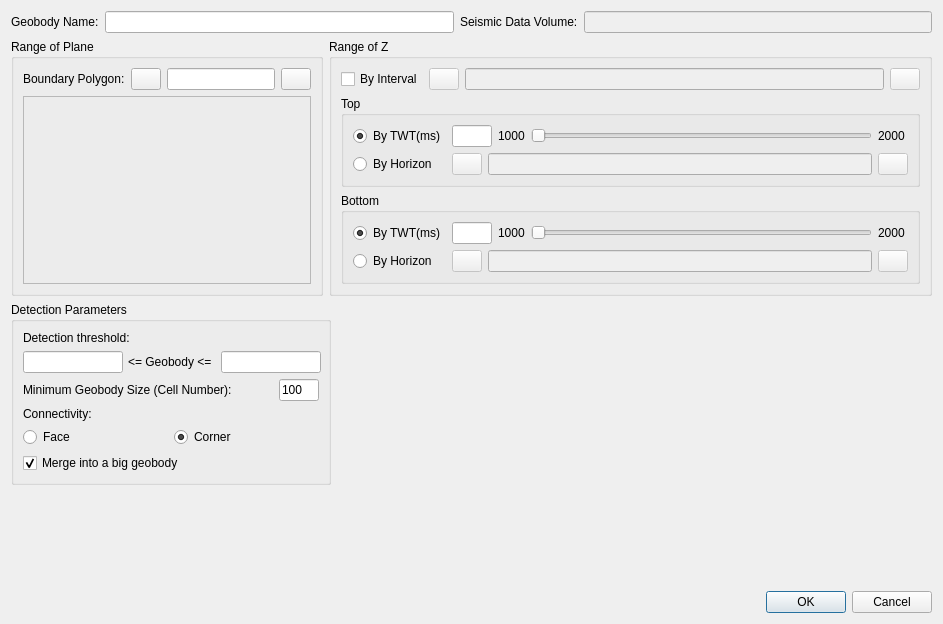
<?xml version="1.0" encoding="UTF-8"?>
<ui version="4.0">
 <class>DlgDetectGeobody</class>
 <widget class="QDialog" name="DlgDetectGeobody">
  <property name="geometry">
   <rect>
    <x>0</x>
    <y>0</y>
    <width>943</width>
    <height>624</height>
   </rect>
  </property>
  <property name="windowTitle">
   <string>Geobody Detection</string>
  </property>
  <layout class="QVBoxLayout" name="verticalLayout_2">
   <item>
    <layout class="QHBoxLayout" name="horizontalLayout_4">
     <item>
      <widget class="QLabel" name="label">
       <property name="text">
        <string>Geobody Name:</string>
       </property>
      </widget>
     </item>
     <item>
      <widget class="QLineEdit" name="lineEditGeobodyName"/>
     </item>
     <item>
      <widget class="QLabel" name="label_2">
       <property name="text">
        <string>Seismic Data Volume:</string>
       </property>
      </widget>
     </item>
     <item>
      <widget class="QLineEdit" name="lineEditDVName">
       <property name="enabled">
        <bool>false</bool>
       </property>
      </widget>
     </item>
    </layout>
   </item>
   <item>
    <layout class="QHBoxLayout" name="horizontalLayout_2">
     <item>
      <widget class="QGroupBox" name="groupBox">
       <property name="title">
        <string>Range of Plane</string>
       </property>
       <layout class="QGridLayout" name="gridLayout">
        <item row="1" column="0" colspan="5">
         <widget class="CXRangeFrame" name="m_lineRangeFrame">
          <property name="frameShape">
           <enum>QFrame::StyledPanel</enum>
          </property>
          <property name="frameShadow">
           <enum>QFrame::Raised</enum>
          </property>
         </widget>
        </item>
        <item row="0" column="4">
         <widget class="QPushButton" name="pushButtonRemovePolygon">
          <property name="minimumSize">
           <size>
            <width>30</width>
            <height>0</height>
           </size>
          </property>
          <property name="maximumSize">
           <size>
            <width>30</width>
            <height>16777215</height>
           </size>
          </property>
          <property name="text">
           <string/>
          </property>
          <property name="icon">
           <iconset resource="../xconsole/x.qrc">
            <normaloff>:/Icon/Delete.png</normaloff>:/Icon/Delete.png</iconset>
          </property>
         </widget>
        </item>
        <item row="0" column="2" colspan="2">
         <widget class="QLineEdit" name="lineEditPolygon"/>
        </item>
        <item row="0" column="1">
         <widget class="QPushButton" name="pushButtonAddPolygon">
          <property name="minimumSize">
           <size>
            <width>30</width>
            <height>0</height>
           </size>
          </property>
          <property name="maximumSize">
           <size>
            <width>30</width>
            <height>16777215</height>
           </size>
          </property>
          <property name="text">
           <string/>
          </property>
          <property name="icon">
           <iconset resource="../xconsole/x.qrc">
            <normaloff>:/Icon/18804.png</normaloff>:/Icon/18804.png</iconset>
          </property>
         </widget>
        </item>
        <item row="0" column="0">
         <widget class="QLabel" name="label_3">
          <property name="text">
           <string>Boundary Polygon:</string>
          </property>
         </widget>
        </item>
       </layout>
      </widget>
     </item>
     <item>
      <widget class="QGroupBox" name="groupBox_2">
       <property name="title">
        <string>Range of Z</string>
       </property>
       <layout class="QVBoxLayout" name="verticalLayout">
        <item>
         <layout class="QHBoxLayout" name="horizontalLayout">
          <item>
           <widget class="QCheckBox" name="checkBoxInterval">
            <property name="text">
             <string>By Interval</string>
            </property>
           </widget>
          </item>
          <item>
           <widget class="QPushButton" name="pushButtonAddInterval">
            <property name="enabled">
             <bool>false</bool>
            </property>
            <property name="minimumSize">
             <size>
              <width>30</width>
              <height>0</height>
             </size>
            </property>
            <property name="maximumSize">
             <size>
              <width>30</width>
              <height>16777215</height>
             </size>
            </property>
            <property name="text">
             <string/>
            </property>
            <property name="icon">
             <iconset resource="../xconsole/x.qrc">
              <normaloff>:/Icon/18804.png</normaloff>:/Icon/18804.png</iconset>
            </property>
           </widget>
          </item>
          <item>
           <widget class="QLineEdit" name="lineEditInterval">
            <property name="enabled">
             <bool>false</bool>
            </property>
           </widget>
          </item>
          <item>
           <widget class="QPushButton" name="pushButtonRemoveInterval">
            <property name="enabled">
             <bool>false</bool>
            </property>
            <property name="minimumSize">
             <size>
              <width>30</width>
              <height>0</height>
             </size>
            </property>
            <property name="maximumSize">
             <size>
              <width>30</width>
              <height>16777215</height>
             </size>
            </property>
            <property name="text">
             <string/>
            </property>
            <property name="icon">
             <iconset resource="../xconsole/x.qrc">
              <normaloff>:/Icon/Delete.png</normaloff>:/Icon/Delete.png</iconset>
            </property>
           </widget>
          </item>
         </layout>
        </item>
        <item>
         <widget class="QGroupBox" name="groupBox_3">
          <property name="title">
           <string>Top</string>
          </property>
          <layout class="QGridLayout" name="gridLayout_2">
           <item row="0" column="0">
            <widget class="QRadioButton" name="radioButtonTopTWT">
             <property name="text">
              <string>By TWT(ms)</string>
             </property>
             <property name="checked">
              <bool>true</bool>
             </property>
            </widget>
           </item>
           <item row="0" column="1" colspan="2">
            <widget class="QLineEdit" name="lineEditTopTWT">
             <property name="minimumSize">
              <size>
               <width>40</width>
               <height>0</height>
              </size>
             </property>
             <property name="maximumSize">
              <size>
               <width>40</width>
               <height>16777215</height>
              </size>
             </property>
            </widget>
           </item>
           <item row="0" column="3">
            <widget class="QLabel" name="label_23">
             <property name="text">
              <string>1000</string>
             </property>
            </widget>
           </item>
           <item row="0" column="4">
            <widget class="QSlider" name="sliderTopTWT">
             <property name="orientation">
              <enum>Qt::Horizontal</enum>
             </property>
            </widget>
           </item>
           <item row="0" column="5">
            <widget class="QLabel" name="label_22">
             <property name="text">
              <string>2000</string>
             </property>
            </widget>
           </item>
           <item row="1" column="0">
            <widget class="QRadioButton" name="radioButtonTopHorizon">
             <property name="text">
              <string>By Horizon</string>
             </property>
            </widget>
           </item>
           <item row="1" column="1">
            <widget class="QPushButton" name="pushButtonAddTopHorizon">
             <property name="enabled">
              <bool>false</bool>
             </property>
             <property name="minimumSize">
              <size>
               <width>30</width>
               <height>0</height>
              </size>
             </property>
             <property name="maximumSize">
              <size>
               <width>30</width>
               <height>16777215</height>
              </size>
             </property>
             <property name="text">
              <string/>
             </property>
             <property name="icon">
              <iconset resource="../xconsole/x.qrc">
               <normaloff>:/Icon/18804.png</normaloff>:/Icon/18804.png</iconset>
             </property>
            </widget>
           </item>
           <item row="1" column="2" colspan="3">
            <widget class="QLineEdit" name="lineEditTopHorizon">
             <property name="enabled">
              <bool>false</bool>
             </property>
            </widget>
           </item>
           <item row="1" column="5">
            <widget class="QPushButton" name="pushButtonRemoveTopHorizon">
             <property name="enabled">
              <bool>false</bool>
             </property>
             <property name="minimumSize">
              <size>
               <width>30</width>
               <height>0</height>
              </size>
             </property>
             <property name="maximumSize">
              <size>
               <width>30</width>
               <height>16777215</height>
              </size>
             </property>
             <property name="text">
              <string/>
             </property>
             <property name="icon">
              <iconset resource="../xconsole/x.qrc">
               <normaloff>:/Icon/Delete.png</normaloff>:/Icon/Delete.png</iconset>
             </property>
            </widget>
           </item>
          </layout>
         </widget>
        </item>
        <item>
         <widget class="QGroupBox" name="groupBox_4">
          <property name="title">
           <string>Bottom</string>
          </property>
          <layout class="QGridLayout" name="gridLayout_3">
           <item row="0" column="0">
            <widget class="QRadioButton" name="radioButtonBottomTWT">
             <property name="text">
              <string>By TWT(ms)</string>
             </property>
             <property name="checked">
              <bool>true</bool>
             </property>
            </widget>
           </item>
           <item row="0" column="1" colspan="2">
            <widget class="QLineEdit" name="lineEditBottomTWT">
             <property name="minimumSize">
              <size>
               <width>40</width>
               <height>0</height>
              </size>
             </property>
             <property name="maximumSize">
              <size>
               <width>40</width>
               <height>16777215</height>
              </size>
             </property>
            </widget>
           </item>
           <item row="0" column="3">
            <widget class="QLabel" name="label_24">
             <property name="text">
              <string>1000</string>
             </property>
            </widget>
           </item>
           <item row="0" column="4">
            <widget class="QSlider" name="sliderBottomTWT">
             <property name="orientation">
              <enum>Qt::Horizontal</enum>
             </property>
            </widget>
           </item>
           <item row="0" column="5">
            <widget class="QLabel" name="label_25">
             <property name="text">
              <string>2000</string>
             </property>
            </widget>
           </item>
           <item row="1" column="0">
            <widget class="QRadioButton" name="radioButtonBottomHorizon">
             <property name="text">
              <string>By Horizon</string>
             </property>
            </widget>
           </item>
           <item row="1" column="1">
            <widget class="QPushButton" name="pushButtonAddBottomHorizon">
             <property name="enabled">
              <bool>false</bool>
             </property>
             <property name="minimumSize">
              <size>
               <width>30</width>
               <height>0</height>
              </size>
             </property>
             <property name="maximumSize">
              <size>
               <width>30</width>
               <height>16777215</height>
              </size>
             </property>
             <property name="text">
              <string/>
             </property>
             <property name="icon">
              <iconset resource="../xconsole/x.qrc">
               <normaloff>:/Icon/18804.png</normaloff>:/Icon/18804.png</iconset>
             </property>
            </widget>
           </item>
           <item row="1" column="2" colspan="3">
            <widget class="QLineEdit" name="lineEditBottomHorizon">
             <property name="enabled">
              <bool>false</bool>
             </property>
            </widget>
           </item>
           <item row="1" column="5">
            <widget class="QPushButton" name="pushButtonRemoveBottomHorizon">
             <property name="enabled">
              <bool>false</bool>
             </property>
             <property name="minimumSize">
              <size>
               <width>30</width>
               <height>0</height>
              </size>
             </property>
             <property name="maximumSize">
              <size>
               <width>30</width>
               <height>16777215</height>
              </size>
             </property>
             <property name="text">
              <string/>
             </property>
             <property name="icon">
              <iconset resource="../xconsole/x.qrc">
               <normaloff>:/Icon/Delete.png</normaloff>:/Icon/Delete.png</iconset>
             </property>
            </widget>
           </item>
          </layout>
         </widget>
        </item>
       </layout>
      </widget>
     </item>
    </layout>
   </item>
   <item>
    <layout class="QHBoxLayout" name="horizontalLayout_7">
     <item>
      <widget class="QGroupBox" name="groupBox_5">
       <property name="minimumSize">
        <size>
         <width>320</width>
         <height>0</height>
        </size>
       </property>
       <property name="maximumSize">
        <size>
         <width>320</width>
         <height>16777215</height>
        </size>
       </property>
       <property name="title">
        <string>Detection Parameters</string>
       </property>
       <layout class="QVBoxLayout" name="verticalLayout_3">
        <item>
         <widget class="QLabel" name="label_26">
          <property name="text">
           <string>Detection threshold:</string>
          </property>
         </widget>
        </item>
        <item>
         <layout class="QHBoxLayout" name="horizontalLayout_3">
          <item>
           <widget class="QLineEdit" name="lineEditLowThreshold">
            <property name="minimumSize">
             <size>
              <width>100</width>
              <height>0</height>
             </size>
            </property>
            <property name="maximumSize">
             <size>
              <width>100</width>
              <height>16777215</height>
             </size>
            </property>
           </widget>
          </item>
          <item>
           <widget class="QLabel" name="label_27">
            <property name="text">
             <string>&lt;= Geobody  &lt;= </string>
            </property>
           </widget>
          </item>
          <item>
           <widget class="QLineEdit" name="lineEditHighThreshold">
            <property name="minimumSize">
             <size>
              <width>100</width>
              <height>0</height>
             </size>
            </property>
            <property name="maximumSize">
             <size>
              <width>100</width>
              <height>16777215</height>
             </size>
            </property>
           </widget>
          </item>
         </layout>
        </item>
        <item>
         <layout class="QHBoxLayout" name="horizontalLayout_6">
          <item>
           <widget class="QLabel" name="label_28">
            <property name="text">
             <string>Minimum Geobody Size (Cell Number):</string>
            </property>
           </widget>
          </item>
          <item>
           <widget class="QLineEdit" name="lineEditMinimumSize">
            <property name="minimumSize">
             <size>
              <width>40</width>
              <height>0</height>
             </size>
            </property>
            <property name="maximumSize">
             <size>
              <width>40</width>
              <height>16777215</height>
             </size>
            </property>
            <property name="text">
             <string>100</string>
            </property>
           </widget>
          </item>
         </layout>
        </item>
        <item>
         <widget class="QLabel" name="label_29">
          <property name="text">
           <string>Connectivity:</string>
          </property>
         </widget>
        </item>
        <item>
         <layout class="QHBoxLayout" name="horizontalLayout_5">
          <item>
           <widget class="QRadioButton" name="radioButtonFaceConnect">
            <property name="text">
             <string>Face</string>
            </property>
           </widget>
          </item>
          <item>
           <widget class="QRadioButton" name="radioButtonCornerConnect">
            <property name="text">
             <string>Corner</string>
            </property>
            <property name="checked">
             <bool>true</bool>
            </property>
           </widget>
          </item>
         </layout>
        </item>
        <item>
         <widget class="QCheckBox" name="checkBoxSeperate">
          <property name="text">
           <string>Merge into a big geobody</string>
          </property>
          <property name="checked">
           <bool>true</bool>
          </property>
         </widget>
        </item>
       </layout>
      </widget>
     </item>
     <item>
      <widget class="CXColormapViewer" name="colormapEditor" native="true"/>
     </item>
    </layout>
   </item>
   <item>
    <spacer name="verticalSpacer">
     <property name="orientation">
      <enum>Qt::Vertical</enum>
     </property>
     <property name="sizeHint" stdset="0">
      <size>
       <width>20</width>
       <height>40</height>
      </size>
     </property>
    </spacer>
   </item>
   <item>
    <widget class="QDialogButtonBox" name="buttonBox">
     <property name="orientation">
      <enum>Qt::Horizontal</enum>
     </property>
     <property name="standardButtons">
      <set>QDialogButtonBox::Cancel|QDialogButtonBox::Ok</set>
     </property>
    </widget>
   </item>
  </layout>
 </widget>
 <customwidgets>
  <customwidget>
   <class>CXRangeFrame</class>
   <extends>QFrame</extends>
   <header location="global">xsliderlineedit.h</header>
   <container>1</container>
  </customwidget>
  <customwidget>
   <class>CXColormapViewer</class>
   <extends>QWidget</extends>
   <header location="global">xcolormapviewer.h</header>
   <container>1</container>
  </customwidget>
 </customwidgets>
 <resources>
  <include location="../xconsole/x.qrc"/>
 </resources>
 <connections>
  <connection>
   <sender>buttonBox</sender>
   <signal>accepted()</signal>
   <receiver>DlgDetectGeobody</receiver>
   <slot>accept()</slot>
   <hints>
    <hint type="sourcelabel">
     <x>248</x>
     <y>254</y>
    </hint>
    <hint type="destinationlabel">
     <x>157</x>
     <y>274</y>
    </hint>
   </hints>
  </connection>
  <connection>
   <sender>buttonBox</sender>
   <signal>rejected()</signal>
   <receiver>DlgDetectGeobody</receiver>
   <slot>reject()</slot>
   <hints>
    <hint type="sourcelabel">
     <x>316</x>
     <y>260</y>
    </hint>
    <hint type="destinationlabel">
     <x>286</x>
     <y>274</y>
    </hint>
   </hints>
  </connection>
 </connections>
</ui>
